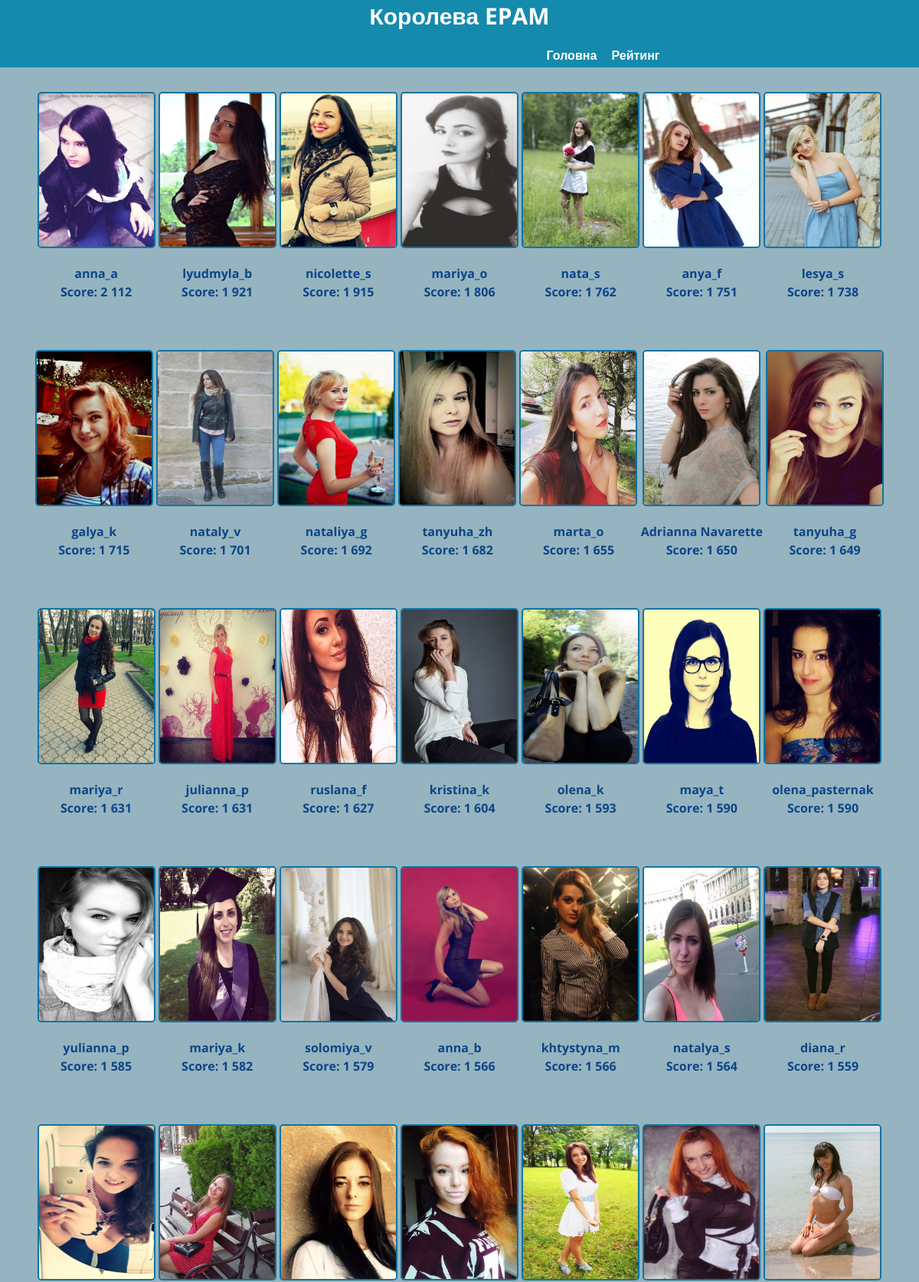
Screenshot of /all_members.php (upper part) with the database file from the repository.
### tables this page shows
CREATE TABLE `photos` (
  `id` int(11) NOT NULL AUTO_INCREMENT,
  `token` varchar(255) NOT NULL,
  `name` varchar(255) NOT NULL,
  `path` varchar(255) NOT NULL,
  `score` int(11) NOT NULL,
  PRIMARY KEY (`id`)
);

### ajax/ajax.all.php (the view, shortened to what this page needs)
<?php
$qGet3 = $mysqli->query('
        SELECT *
        FROM photos
        ORDER by score DESC
        ');
while ($dGet = $qGet3->fetch_object())
    $rowsall[] = $dGet;
?>
<div class="topfaces">
    <img src="<?php echo htmlspecialchars($rowsall[0]->path); ?>" class="topphotos" alt="<?php echo htmlspecialchars($rowsall[0]->name); ?>" data-token="<?php echo $rowsall[0]->token; ?>" data-score="<?php echo $rowsmax[0]->score; ?>" width="150" height="200" />
    <ul>
        <li><?php echo htmlspecialchars($rowsall[0]->name); ?></li>
        <li>Score: <?php echo number_format($rowsall[0]->score, 0, ',', ' '); ?></li>
    </ul>
</div>
<div class="topfaces">
    <img src="<?php echo htmlspecialchars($rowsall[1]->path); ?>" class="topphotos" alt="<?php echo htmlspecialchars($rowsall[1]->path); ?>" data-token="<?php echo $rowsall[1]->token; ?>" data-score="<?php echo $rowsmax[1]->score; ?>" width="150" height="200" />
    <ul>
        <li><?php echo htmlspecialchars($rowsall[1]->name); ?></li>
        <li>Score: <?php echo number_format($rowsall[1]->score, 0, ',', ' '); ?></li>
    </ul>
</div>
<div class="topfaces">
    <img src="<?php echo htmlspecialchars($rowsall[2]->path); ?>" class="topphotos" alt="<?php echo htmlspecialchars($rowsall[2]->name); ?>" data-token="<?php echo $rowsall[2]->token; ?>" data-score="<?php echo $rowsmax[2]->score; ?>" width="150" height="200" />
    <ul>
        <li><?php echo htmlspecialchars($rowsall[2]->name); ?></li>
        <li>Score: <?php echo number_format($rowsall[2]->score, 0, ',', ' '); ?></li>
    </ul>
</div>
<div class="topfaces">
    <img src="<?php echo htmlspecialchars($rowsall[3]->path); ?>" class="topphotos" alt="<?php echo htmlspecialchars($rowsall[3]->name); ?>" data-token="<?php echo $rowsall[3]->token; ?>" data-score="<?php echo $rowsmax[0]->score; ?>" width="150" height="200" />
    <ul>
        <li><?php echo htmlspecialchars($rowsall[3]->name); ?></li>
        <li>Score: <?php echo number_format($rowsall[3]->score, 0, ',', ' '); ?></li>
    </ul>
</div>
<div class="topfaces">
    <img src="<?php echo htmlspecialchars($rowsall[4]->path); ?>" class="topphotos" alt="<?php echo htmlspecialchars($rowsall[4]->name); ?>" data-token="<?php echo $rowsall[4]->token; ?>" data-score="<?php echo $rowsmax[4]->score; ?>" width="150" height="200" />
    <ul>
        <li><?php echo htmlspecialchars($rowsall[4]->name); ?></li>
        <li>Score: <?php echo number_format($rowsall[4]->score, 0, ',', ' '); ?></li>
    </ul>
</div>
<div class="topfaces">
    <img src="<?php echo htmlspecialchars($rowsall[5]->path); ?>" class="topphotos" alt="<?php echo htmlspecialchars($rowsall[5]->path); ?>" data-token="<?php echo $rowsall[5]->token; ?>" data-score="<?php echo $rowsmax[5]->score; ?>" width="150" height="200" />
    <ul>
        <li><?php echo htmlspecialchars($rowsall[5]->name); ?></li>
        <li>Score: <?php echo number_format($rowsall[5]->score, 0, ',', ' '); ?></li>
    </ul>
</div>
<div class="topfaces">
    <img src="<?php echo htmlspecialchars($rowsall[6]->path); ?>" class="topphotos" alt="<?php echo htmlspecialchars($rowsall[6]->name); ?>" data-token="<?php echo $rowsall[6]->token; ?>" data-score="<?php echo $rowsmax[6]->score; ?>" width="150" height="200" />
    <ul>
        <li><?php echo htmlspecialchars($rowsall[6]->name); ?></li>
        <li>Score: <?php echo number_format($rowsall[6]->score, 0, ',', ' '); ?></li>
    </ul>
</div>
<div class="topfaces">
    <img src="<?php echo htmlspecialchars($rowsall[7]->path); ?>" class="topphotos" alt="<?php echo htmlspecialchars($rowsall[7]->name); ?>" data-token="<?php echo $rowsall[7]->token; ?>" data-score="<?php echo $rowsmax[7]->score; ?>" width="150" height="200" />
    <ul>
        <li><?php echo htmlspecialchars($rowsall[7]->name); ?></li>
        <li>Score: <?php echo number_format($rowsall[7]->score, 0, ',', ' '); ?></li>
    </ul>
</div>
<div class="topfaces">
    <img src="<?php echo htmlspecialchars($rowsall[8]->path); ?>" class="topphotos" alt="<?php echo htmlspecialchars($rowsall[8]->name); ?>" data-token="<?php echo $rowsall[8]->token; ?>" data-score="<?php echo $rowsmax[8]->score; ?>" width="150" height="200" />
    <ul>
        <li><?php echo htmlspecialchars($rowsall[8]->name); ?></li>
        <li>Score: <?php echo number_format($rowsall[8]->score, 0, ',', ' '); ?></li>
    </ul>
</div>
<div class="topfaces">
    <img src="<?php echo htmlspecialchars($rowsall[9]->path); ?>" class="topphotos" alt="<?php echo htmlspecialchars($rowsall[9]->path); ?>" data-token="<?php echo $rowsall[9]->token; ?>" data-score="<?php echo $rowsmax[9]->score; ?>" width="150" height="200" />
    <ul>
        <li><?php echo htmlspecialchars($rowsall[9]->name); ?></li>
        <li>Score: <?php echo number_format($rowsall[9]->score, 0, ',', ' '); ?></li>
    </ul>
</div>
<div class="topfaces">
    <img src="<?php echo htmlspecialchars($rowsall[10]->path); ?>" class="topphotos" alt="<?php echo htmlspecialchars($rowsall[10]->name); ?>" data-token="<?php echo $rowsall[10]->token; ?>" data-score="<?php echo $rowsmax[10]->score; ?>" width="150" height="200" />
    <ul>
        <li><?php echo htmlspecialchars($rowsall[10]->name); ?></li>
        <li>Score: <?php echo number_format($rowsall[10]->score, 0, ',', ' '); ?></li>
    </ul>
</div>
<div class="topfaces">
    <img src="<?php echo htmlspecialchars($rowsall[11]->path); ?>" class="topphotos" alt="<?php echo htmlspecialchars($rowsall[11]->name); ?>" data-token="<?php echo $rowsall[11]->token; ?>" data-score="<?php echo $rowsmax[11]->score; ?>" width="150" height="200" />
    <ul>
        <li><?php echo htmlspecialchars($rowsall[11]->name); ?></li>
        <li>Score: <?php echo number_format($rowsall[11]->score, 0, ',', ' '); ?></li>
    </ul>
</div>
<div class="topfaces">
    <img src="<?php echo htmlspecialchars($rowsall[12]->path); ?>" class="topphotos" alt="<?php echo htmlspecialchars($rowsall[12]->name); ?>" data-token="<?php echo $rowsall[12]->token; ?>" data-score="<?php echo $rowsmax[12]->score; ?>" width="150" height="200" />
    <ul>
        <li><?php echo htmlspecialchars($rowsall[12]->name); ?></li>
        <li>Score: <?php echo number_format($rowsall[12]->score, 0, ',', ' '); ?></li>
    </ul>
</div>
<div class="topfaces">
    <img src="<?php echo htmlspecialchars($rowsall[13]->path); ?>" class="topphotos" alt="<?php echo htmlspecialchars($rowsall[13]->path); ?>" data-token="<?php echo $rowsall[13]->token; ?>" data-score="<?php echo $rowsmax[13]->score; ?>" width="150" height="200" />
    <ul>
        <li><?php echo htmlspecialchars($rowsall[13]->name); ?></li>
        <li>Score: <?php echo number_format($rowsall[13]->score, 0, ',', ' '); ?></li>
    </ul>
</div>
<div class="topfaces">
    <img src="<?php echo htmlspecialchars($rowsall[14]->path); ?>" class="topphotos" alt="<?php echo htmlspecialchars($rowsall[14]->name); ?>" data-token="<?php echo $rowsall[14]->token; ?>" data-score="<?php echo $rowsmax[14]->score; ?>" width="150" height="200" />
    <ul>
        <li><?php echo htmlspecialchars($rowsall[14]->name); ?></li>
        <li>Score: <?php echo number_format($rowsall[14]->score, 0, ',', ' '); ?></li>
    </ul>
</div>
<div class="topfaces">
    <img src="<?php echo htmlspecialchars($rowsall[15]->path); ?>" class="topphotos" alt="<?php echo htmlspecialchars($rowsall[15]->name); ?>" data-token="<?php echo $rowsall[15]->token; ?>" data-score="<?php echo $rowsmax[15]->score; ?>" width="150" height="200" />
    <ul>
        <li><?php echo htmlspecialchars($rowsall[15]->name); ?></li>
        <li>Score: <?php echo number_format($rowsall[15]->score, 0, ',', ' '); ?></li>
    </ul>
</div>
<div class="topfaces">
    <img src="<?php echo htmlspecialchars($rowsall[17]->path); ?>" class="topphotos" alt="<?php echo htmlspecialchars($rowsall[17]->name); ?>" data-token="<?php echo $rowsall[17]->token; ?>" data-score="<?php echo $rowsmax[17]->score; ?>" width="150" height="200" />
    <ul>
        <li><?php echo htmlspecialchars($rowsall[17]->name); ?></li>
        <li>Score: <?php echo number_format($rowsall[17]->score, 0, ',', ' '); ?></li>
    </ul>
</div>
<div class="topfaces">
    <img src="<?php echo htmlspecialchars($rowsall[18]->path); ?>" class="topphotos" alt="<?php echo htmlspecialchars($rowsall[18]->path); ?>" data-token="<?php echo $rowsall[18]->token; ?>" data-score="<?php echo $rowsmax[18]->score; ?>" width="150" height="200" />
    <ul>
        <li><?php echo htmlspecialchars($rowsall[18]->name); ?></li>
        <li>Score: <?php echo number_format($rowsall[18]->score, 0, ',', ' '); ?></li>
    </ul>
</div>
<div class="topfaces">
    <img src="<?php echo htmlspecialchars($rowsall[19]->path); ?>" class="topphotos" alt="<?php echo htmlspecialchars($rowsall[19]->name); ?>" data-token="<?php echo $rowsall[19]->token; ?>" data-score="<?php echo $rowsmax[19]->score; ?>" width="150" height="200" />
    <ul>
        <li><?php echo htmlspecialchars($rowsall[19]->name); ?></li>
        <li>Score: <?php echo number_format($rowsall[19]->score, 0, ',', ' '); ?></li>
    </ul>
</div>
<div class="topfaces">
    <img src="<?php echo htmlspecialchars($rowsall[20]->path); ?>" class="topphotos" alt="<?php echo htmlspecialchars($rowsall[20]->name); ?>" data-token="<?php echo $rowsall[20]->token; ?>" data-score="<?php echo $rowsmax[20]->score; ?>" width="150" height="200" />
    <ul>
        <li><?php echo htmlspecialchars($rowsall[20]->name); ?></li>
        <li>Score: <?php echo number_format($rowsall[20]->score, 0, ',', ' '); ?></li>
    </ul>
</div>
<div class="topfaces">
    <img src="<?php echo htmlspecialchars($rowsall[21]->path); ?>" class="topphotos" alt="<?php echo htmlspecialchars($rowsall[21]->name); ?>" data-token="<?php echo $rowsall[21]->token; ?>" data-score="<?php echo $rowsmax[21]->score; ?>" width="150" height="200" />
    <ul>
        <li><?php echo htmlspecialchars($rowsall[21]->name); ?></li>
        <li>Score: <?php echo number_format($rowsall[21]->score, 0, ',', ' '); ?></li>
    </ul>
</div>
<div class="topfaces">
    <img src="<?php echo htmlspecialchars($rowsall[22]->path); ?>" class="topphotos" alt="<?php echo htmlspecialchars($rowsall[22]->path); ?>" data-token="<?php echo $rowsall[22]->token; ?>" data-score="<?php echo $rowsmax[22]->score; ?>" width="150" height="200" />
    <ul>
        <li><?php echo htmlspecialchars($rowsall[22]->name); ?></li>
        <li>Score: <?php echo number_format($rowsall[22]->score, 0, ',', ' '); ?></li>
    </ul>
</div>
<div class="topfaces">
    <img src="<?php echo htmlspecialchars($rowsall[23]->path); ?>" class="topphotos" alt="<?php echo htmlspecialchars($rowsall[23]->name); ?>" data-token="<?php echo $rowsall[23]->token; ?>" data-score="<?php echo $rowsmax[23]->score; ?>" width="150" height="200" />
    <ul>
        <li><?php echo htmlspecialchars($rowsall[23]->name); ?></li>
        <li>Score: <?php echo number_format($rowsall[23]->score, 0, ',', ' '); ?></li>
    </ul>
</div>
<div class="topfaces">
    <img src="<?php echo htmlspecialchars($rowsall[24]->path); ?>" class="topphotos" alt="<?php echo htmlspecialchars($rowsall[24]->name); ?>" data-token="<?php echo $rowsall[24]->token; ?>" data-score="<?php echo $rowsmax[24]->score; ?>" width="150" height="200" />
    <ul>
        <li><?php echo htmlspecialchars($rowsall[24]->name); ?></li>
        <li>Score: <?php echo number_format($rowsall[24]->score, 0, ',', ' '); ?></li>
    </ul>
</div>
<div class="topfaces">
    <img src="<?php echo htmlspecialchars($rowsall[25]->path); ?>" class="topphotos" alt="<?php echo htmlspecialchars($rowsall[25]->name); ?>" data-token="<?php echo $rowsall[25]->token; ?>" data-score="<?php echo $rowsmax[25]->score; ?>" width="150" height="200" />
    <ul>
        <li><?php echo htmlspecialchars($rowsall[25]->name); ?></li>
        <li>Score: <?php echo number_format($rowsall[25]->score, 0, ',', ' '); ?></li>
    </ul>
</div>
<div class="topfaces">
    <img src="<?php echo htmlspecialchars($rowsall[26]->path); ?>" class="topphotos" alt="<?php echo htmlspecialchars($rowsall[26]->path); ?>" data-token="<?php echo $rowsall[26]->token; ?>" data-score="<?php echo $rowsmax[26]->score; ?>" width="150" height="200" />
    <ul>
        <li><?php echo htmlspecialchars($rowsall[26]->name); ?></li>
        <li>Score: <?php echo number_format($rowsall[26]->score, 0, ',', ' '); ?></li>
    </ul>
</div>
<div class="topfaces">
    <img src="<?php echo htmlspecialchars($rowsall[27]->path); ?>" class="topphotos" alt="<?php echo htmlspecialchars($rowsall[27]->name); ?>" data-token="<?php echo $rowsall[27]->token; ?>" data-score="<?php echo $rowsmax[2]->score; ?>" width="150" height="200" />
    <ul>
        <li><?php echo htmlspecialchars($rowsall[27]->name); ?></li>
        <li>Score: <?php echo number_format($rowsall[27]->score, 0, ',', ' '); ?></li>
    </ul>
</div>
<div class="topfaces">
    <img src="<?php echo htmlspecialchars($rowsall[28]->path); ?>" class="topphotos" alt="<?php echo htmlspecialchars($rowsall[28]->name); ?>" data-token="<?php echo $rowsall[28]->token; ?>" data-score="<?php echo $rowsmax[28]->score; ?>" width="150" height="200" />
    <ul>
        <li><?php echo htmlspecialchars($rowsall[28]->name); ?></li>
        <li>Score: <?php echo number_format($rowsall[28]->score, 0, ',', ' '); ?></li>
    </ul>
</div>
<div class="topfaces">
    <img src="<?php echo htmlspecialchars($rowsall[29]->path); ?>" class="topphotos" alt="<?php echo htmlspecialchars($rowsall[29]->name); ?>" data-token="<?php echo $rowsall[29]->token; ?>" data-score="<?php echo $rowsmax[4]->score; ?>" width="150" height="200" />
</div>
<div class="topfaces">
    <img src="<?php echo htmlspecialchars($rowsall[30]->path); ?>" class="topphotos" alt="<?php echo htmlspecialchars($rowsall[30]->path); ?>" data-token="<?php echo $rowsall[30]->token; ?>" data-score="<?php echo $rowsmax[5]->score; ?>" width="150" height="200" />
</div>
<div class="topfaces">
    <img src="<?php echo htmlspecialchars($rowsall[31]->path); ?>" class="topphotos" alt="<?php echo htmlspecialchars($rowsall[31]->name); ?>" data-token="<?php echo $rowsall[31]->token; ?>" data-score="<?php echo $rowsmax[31]->score; ?>" width="150" height="200" />
</div>
<div class="topfaces">
    <img src="<?php echo htmlspecialchars($rowsall[32]->path); ?>" class="topphotos" alt="<?php echo htmlspecialchars($rowsall[32]->name); ?>" data-token="<?php echo $rowsall[32]->token; ?>" data-score="<?php echo $rowsmax[32]->score; ?>" width="150" height="200" />
</div>
<div class="topfaces">
    <img src="<?php echo htmlspecialchars($rowsall[33]->path); ?>" class="topphotos" alt="<?php echo htmlspecialchars($rowsall[33]->name); ?>" data-token="<?php echo $rowsall[33]->token; ?>" data-score="<?php echo $rowsmax[33]->score; ?>" width="150" height="200" />
</div>
<div class="topfaces">
    <img src="<?php echo htmlspecialchars($rowsall[34]->path); ?>" class="topphotos" alt="<?php echo htmlspecialchars($rowsall[34]->path); ?>" data-token="<?php echo $rowsall[34]->token; ?>" data-score="<?php echo $rowsmax[34]->score; ?>" width="150" height="200" />
</div>
<div class="topfaces">
    <img src="<?php echo htmlspecialchars($rowsall[35]->path); ?>" class="topphotos" alt="<?php echo htmlspecialchars($rowsall[35]->name); ?>" data-token="<?php echo $rowsall[35]->token; ?>" data-score="<?php echo $rowsmax[35]->score; ?>" width="150" height="200" />
</div>

### css/style.css (style rules this page uses)
html, body, div, span, applet, object, iframes, h1, h2, h3, h4, h5, h6, p, blockquote, pre, a, abbr, acronym, address, big, cite, code, del, dfn, em, img, ins, kbd, q, s, samp, small, strike, sub, sup, tt, var, u, i, center, dl, dt, dd, ol, ul, li, fieldset, form, label, legend, table, caption, tbody, tfoot, thead, tr, th, td, article, aside, canvas, details, embed, figure, figcaption, footer, header, hgroup, menu, nav, output, ruby, section, summary, time, mark, audio, video { margin: 0; padding: 0; border: 0; font-size: 100%; font: inherit; vertical-align: baseline; }
body { font-family: 'Open Sans', sans-serif; width:100%; height:100%; }
#element { background: rgb(149, 180, 192); }
#dual .topfaces { display: inline-block; margin: 32px auto; color: rgb(12, 69, 134); font-weight: bold; }
#dual img.topphotos { width: 150px; height: 200px; border: 2px solid rgb(16, 116, 161); border-radius: 5px; cursor: pointer; -webkit-transition-duration: .3s; -moz-transition-duration: .3s; -ms-transition-duration: .3s; -o-transition-duration: .3s; transition-duration: .3s; }
#dual ul { list-style: none; margin-top: 16px; }
#dual li { line-height: 24px; }

### rows the page displays
photos: path+name (picture), name "anna_a", score "2 112"
photos: path (picture), name "lyudmyla_b", score "1 921"
photos: path+name (picture), name "nicolette_s", score "1 915"
photos: path+name (picture), name "mariya_o", score "1 806"
photos: path+name (picture), name "nata_s", score "1 762"
photos: path (picture), name "anya_f", score "1 751"
photos: path+name (picture), name "lesya_s", score "1 738"
photos: path+name (picture), name "galya_k", score "1 715"
photos: path+name (picture), name "nataly_v", score "1 701"
photos: path (picture), name "nataliya_g", score "1 692"
photos: path+name (picture), name "tanyuha_zh", score "1 682"
photos: path+name (picture), name "marta_o", score "1 655"
photos: path (picture), name "Adrianna Navarette", score "1 650"
photos: path (picture), name "tanyuha_g", score "1 649"
photos: path+name (picture), name "mariya_r", score "1 631"
photos: path+name (picture), name "julianna_p", score "1 631"
photos: path+name (picture), name "ruslana_f", score "1 627"
photos: path (picture), name "kristina_k", score "1 604"
photos: path+name (picture), name "olena_k", score "1 593"
photos: path+name (picture), name "maya_t", score "1 590"
photos: path+name (picture), name "olena_pasternak", score "1 590"
photos: path (picture), name "yulianna_p", score "1 585"
photos: path+name (picture), name "mariya_k", score "1 582"
photos: path+name (picture), name "solomiya_v", score "1 579"
photos: path+name (picture), name "anna_b", score "1 566"
photos: path (picture), name "khtystyna_m", score "1 566"
photos: path+name (picture), name "natalya_s", score "1 564"
photos: path+name (picture), name "diana_r", score "1 559"
photos: path+name (picture)
photos: path (picture)
photos: path+name (picture)
photos: path+name (picture)
photos: path+name (picture)
photos: path (picture)
photos: path+name (picture)
